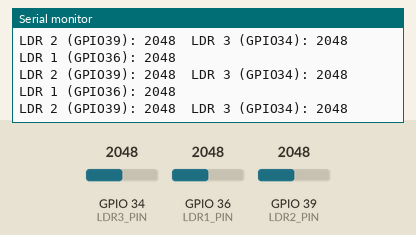
The sketch below on a simulated ESP32-S3. On the bench: the last lines printed to the serial monitor. The inputs (shaded band) are chosen by the test bench; at power-on: GPIO 34 (LDR3_PIN) = 2048, GPIO 36 (LDR1_PIN) = 2048, GPIO 39 (LDR2_PIN) = 2048 (analog values on the 0–4095 scale).

Above: at 2.2 s.
2.3 s: GPIO 34 (LDR3_PIN) set to 2866
At 2.9 s:
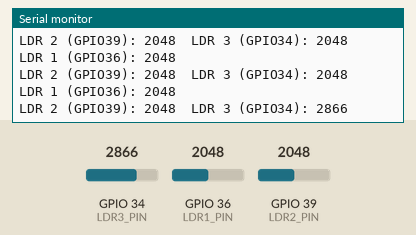
3.8 s: GPIO 36 (LDR1_PIN) set to 2866
At 4.4 s:
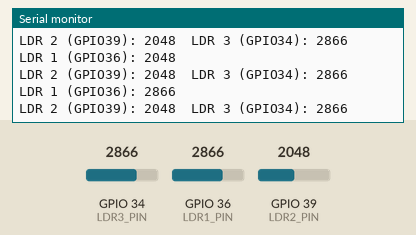
5.3 s: GPIO 39 (LDR2_PIN) set to 2866
At 5.9 s:
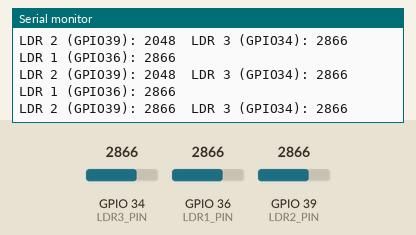
6.8 s: GPIO 34 (LDR3_PIN) set to 3603
At 7.4 s:
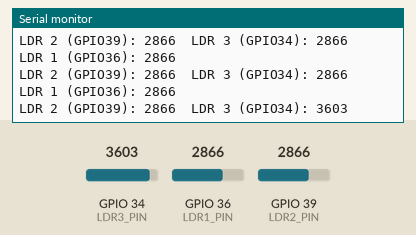
8.3 s: GPIO 36 (LDR1_PIN) set to 3603
At 8.9 s:
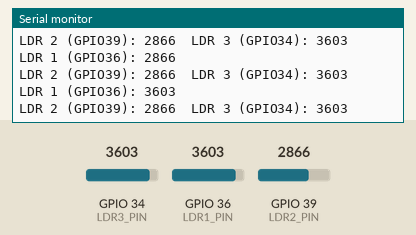
9.8 s: GPIO 39 (LDR2_PIN) set to 3603
At 10.4 s:
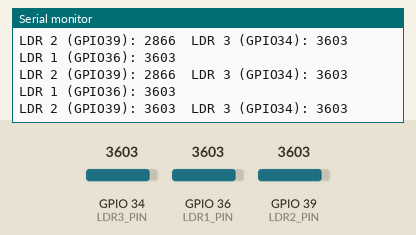
Timing chart, 0 to 12.3 s (numbered marks = the images above; inputs shaded):
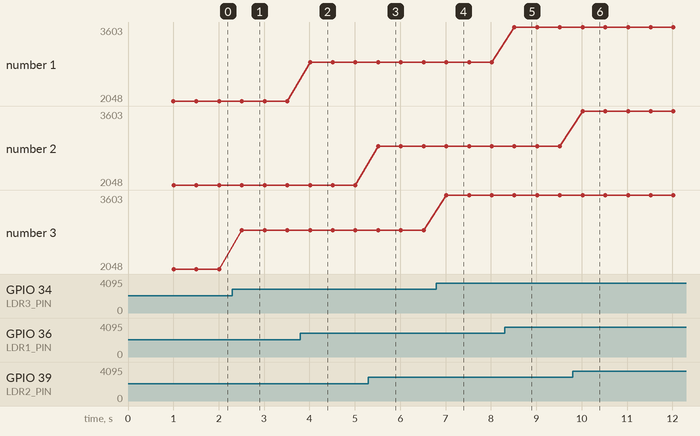

The sketch:

LDR_test.ino
```cpp
/*
  3 LDR Sensor Test Program for ESP32
  Compatible with NodeMCU 32S and ESP32-S3 (used for this project)

  This test has 2 purposes, the first is to test how heavily distorted
  the output becomes due to outside interference.

  The second is to test how we can limit this interference.
  The eventual goal is for the Sensors to accurately sense the laser light.

  note: AI was used for the console UI, as it creates a clear and easy to read UI
  without needing adjustments (like adding or removing 1 '=' in the title)
*/

// Define GPIO pins for the LDR sensors
const int LDR1_PIN = 36;
const int LDR2_PIN = 39;
const int LDR3_PIN = 34;

// Variables to store sensor readings
int ldr1Value = 0;
int ldr2Value = 0;
int ldr3Value = 0;

void setup() {
  // Initialize serial communication at 115200 baud (standard)
  Serial.begin(115200);

  // Wait for serial to be ready
  delay(1000);

  // Set ADC resolution to 12-bit (0-4095)
  analogReadResolution(12);

  // Set ADC attenuation to 11dB for full 0-3.3V range
  analogSetAttenuation(ADC_11db);

  // Print header
  // Made using claude.AI, for better clarity
  Serial.println("=== ESP32 LDR Sensor Test ===");
  Serial.println("Reading from 3 LDR sensors...");
  Serial.println("ADC Range: 0-4095 (12-bit)");
  Serial.println();
}

void loop() {
  // Read values from all three LDR sensors
  ldr1Value = analogRead(LDR1_PIN);
   ldr2Value = analogRead(LDR2_PIN);
   ldr3Value = analogRead(LDR3_PIN);

  // Display the values on Serial Monitor
  Serial.print("LDR 1 (GPIO36): ");
  Serial.print(ldr1Value);
  Serial.print("\t\n");

   Serial.print("LDR 2 (GPIO39): ");
   Serial.print(ldr2Value);
   Serial.print("\t");

   Serial.print("LDR 3 (GPIO34): ");
   Serial.println(ldr3Value);

  // Wait 500ms before next reading
  delay(500);
}
```

Measured:
- after the input at 2.3 s, the serial monitor: prints a new line after 0.21 s (image 1)
- after the input at 3.8 s, the serial monitor: prints a new line after 0.21 s (image 2)
- after the input at 5.3 s, the serial monitor: prints a new line after 0.21 s (image 3)
- after the input at 6.8 s, the serial monitor: prints a new line after 0.22 s (image 4)
- after the input at 8.3 s, the serial monitor: prints a new line after 0.22 s (image 5)
- after the input at 9.8 s, the serial monitor: prints a new line after 0.22 s (image 6)
- plotted number 3: 2048 → 2866 after the input at 2.3 s, 2866 → 3603 after the input at 6.8 s
